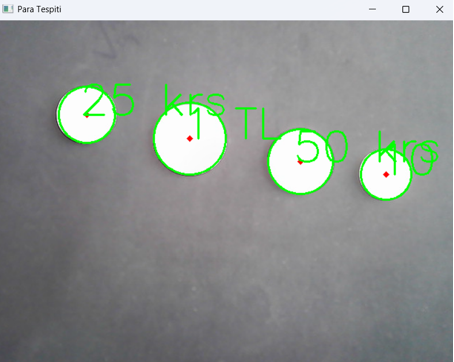
#> input picture assets/madeni_parass.png, 454 x 362 px, given in place of the camera
$ python 14_renkklerin_hsv_kodunu_bulma.py
#> lines starting #> are read from the running program, lines starting #| are printed output that depends on the picture; after the words box and inside, x2 and y2 are one past the last pixel; in counts of white or black regions, pixels touching at a corner belong together
import cv2
import numpy as np

def nothing(x):
    pass

cap = cv2.VideoCapture(0)

cv2.namedWindow("Trackbars")

# HSV aralığı için trackbarlar
cv2.createTrackbar("LH", "Trackbars", 0, 179, nothing)
#> slider 'LH' is set to 35
cv2.createTrackbar("LS", "Trackbars", 0, 255, nothing)
#> slider 'LS' is set to 51
cv2.createTrackbar("LV", "Trackbars", 0, 255, nothing)
#> slider 'LV' is set to 51
cv2.createTrackbar("UH", "Trackbars", 179, 179, nothing)
cv2.createTrackbar("US", "Trackbars", 255, 255, nothing)
cv2.createTrackbar("UV", "Trackbars", 255, 255, nothing)

while True:
    ret, frame = cap.read()
#> frame is the input picture: shape (362, 454, 3); mean B, G, R 143.5, 146.7, 141.5
    if not ret:
        break

    hsv = cv2.cvtColor(frame, cv2.COLOR_BGR2HSV)
#> hsv: shape (362, 454, 3); mean H, S, V 94.9, 12.3, 149.4

    lh = cv2.getTrackbarPos("LH", "Trackbars")
    ls = cv2.getTrackbarPos("LS", "Trackbars")
    lv = cv2.getTrackbarPos("LV", "Trackbars")
    uh = cv2.getTrackbarPos("UH", "Trackbars")
    us = cv2.getTrackbarPos("US", "Trackbars")
    uv = cv2.getTrackbarPos("UV", "Trackbars")

    lower = np.array([lh, ls, lv])
    upper = np.array([uh, us, uv])

    mask = cv2.inRange(hsv, lower, upper)
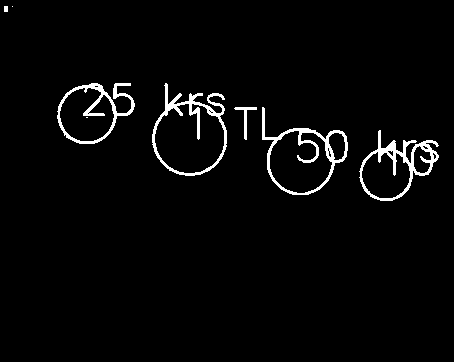
#> mask: shape (362, 454); 2.9% white; 8 white regions (2 under 20 px), largest, box (x1, y1, x2, y2) and area: (152, 83, 227, 176) 1226, (359, 130, 439, 201) 1207, (262, 107, 348, 195) 1173, (57, 83, 135, 144) 986, (234, 107, 257, 140) 156, (4, 6, 8, 12) 24

    result = cv2.bitwise_and(frame, frame, mask=mask)
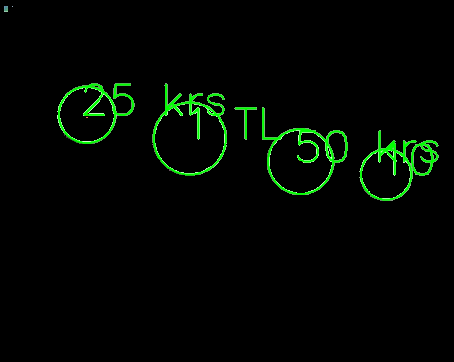
#> result: shape (362, 454, 3); mean B, G, R 1.6, 6.8, 1.6

    cv2.imshow("Original", frame)
    cv2.imshow("Mask", mask)
    cv2.imshow("Result", result)

    if cv2.waitKey(1) & 0xFF == ord("q"):
#> (key q is pressed here)
        break

cap.release()
cv2.destroyAllWindows()
